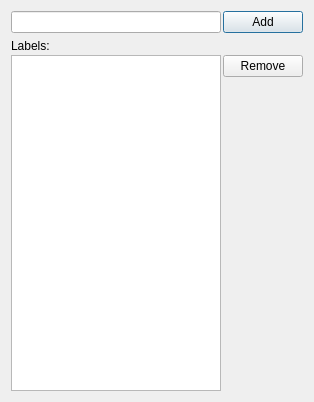
<?xml version="1.0" encoding="UTF-8"?>
<ui version="4.0">
 <class>DialogUserCardLabels</class>
 <widget class="QDialog" name="DialogUserCardLabels">
  <property name="geometry">
   <rect>
    <x>0</x>
    <y>0</y>
    <width>314</width>
    <height>402</height>
   </rect>
  </property>
  <property name="windowTitle">
   <string>Dialog</string>
  </property>
  <layout class="QVBoxLayout" name="verticalLayout">
   <property name="spacing">
    <number>2</number>
   </property>
   <item>
    <layout class="QHBoxLayout" name="horizontalLayout">
     <item>
      <widget class="QLineEdit" name="lineEdit"/>
     </item>
     <item>
      <widget class="QPushButton" name="pushButtonAdd">
       <property name="text">
        <string>Add</string>
       </property>
      </widget>
     </item>
    </layout>
   </item>
   <item>
    <spacer name="verticalSpacer">
     <property name="orientation">
      <enum>Qt::Vertical</enum>
     </property>
     <property name="sizeType">
      <enum>QSizePolicy::Fixed</enum>
     </property>
     <property name="sizeHint" stdset="0">
      <size>
       <width>20</width>
       <height>4</height>
      </size>
     </property>
    </spacer>
   </item>
   <item>
    <widget class="QLabel" name="label">
     <property name="text">
      <string>Labels:</string>
     </property>
    </widget>
   </item>
   <item>
    <layout class="QHBoxLayout" name="horizontalLayout_2">
     <item>
      <widget class="QListWidget" name="listWidget">
       <property name="editTriggers">
        <set>QAbstractItemView::NoEditTriggers</set>
       </property>
       <property name="dragEnabled">
        <bool>true</bool>
       </property>
       <property name="dragDropMode">
        <enum>QAbstractItemView::InternalMove</enum>
       </property>
      </widget>
     </item>
     <item alignment="Qt::AlignTop">
      <widget class="QPushButton" name="pushButtonRemove">
       <property name="text">
        <string>Remove</string>
       </property>
      </widget>
     </item>
    </layout>
   </item>
  </layout>
 </widget>
 <resources/>
 <connections/>
</ui>
